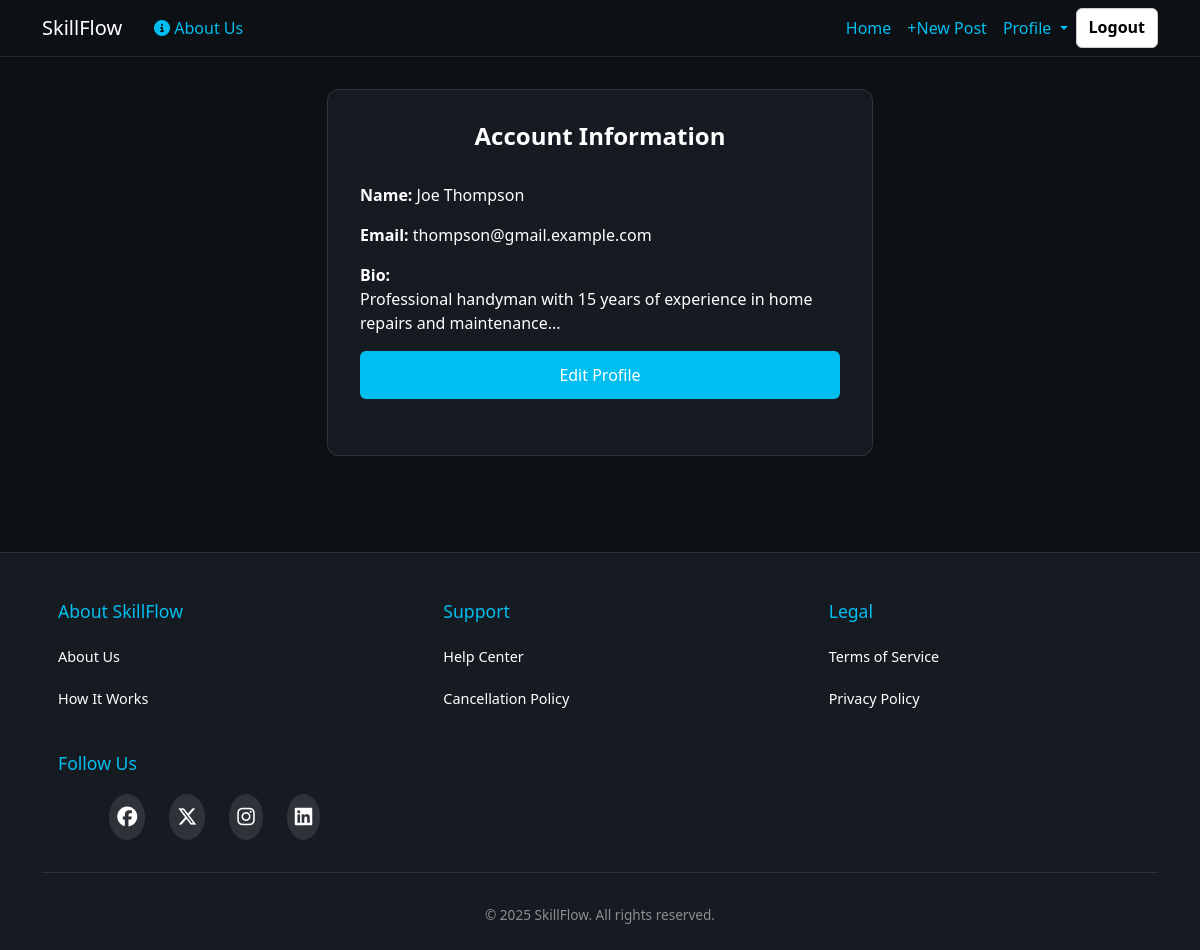
The app's page /profile/edit/ (signed in) with its own data.
### skillflow/models.py (models this page shows, shortened)
class UserProfile(models.Model):
    user = models.OneToOneField(User, on_delete=models.CASCADE) # Link to the User model
    bio = models.TextField(max_length=200, blank=True)  # Optional bio field with a max length of 200 characters
    first_name = models.CharField(max_length=30, blank=True)
    last_name = models.CharField(max_length=30, blank=True)
    email = models.EmailField(blank=True)

### skillflow/views.py (the view)
# urls.py: path('profile/edit/', views.edit_profile, name='edit_profile'), # Edit profile
@login_required
def edit_profile(request):
    profile, created = UserProfile.objects.get_or_create(user=request.user)
    if request.method == 'POST':
        form = UserProfileForm(request.POST, instance=profile)
        if form.is_valid():
            form.save()
            messages.success(request, 'Profile updated successfully!')
            return redirect('edit_profile')
        else:
            messages.error(request, 'Please check all required fields and try again.')
    else:
        form = UserProfileForm(instance=profile)
    return render(request, 'skillflow/edit_profile.html', {
        'form': form,
        'profile': profile
    })

### skillflow/templates/skillflow/edit_profile.html (shortened to what this page needs)
{% extends 'skillflow/base.html' %}
{% block content %}
<main class="signup-section">
    <div class="container">
        <div class="row justify-content-center">
            <div class="col-md-6">
                <div class="form-card">
                    <h4 class="form-title">Account Information</h4>
                    {% if profile.first_name or profile.last_name or profile.email or profile.bio %}
                    <div id="infoDisplay" class="current-info mb-4">
                        <div class="text-white mb-3">
                            <strong>Name:</strong>
                            {{ profile.first_name }} {{ profile.last_name|default:"Not set" }}
                        </div>
                        <div class="text-white mb-3">
                            <strong>Email:</strong>
                            {{ profile.email|default:"Not set" }}
                        </div>
                        <div class="text-white mb-3">
                            <strong>Bio:</strong><br>
                            {{ profile.bio|default:"No bio added yet" }}
                        </div>
                        <button type="button" onclick="showEditForm()" class="btn btn-primary custom-submit w-100">
                            Edit Profile
                        </button>
                    </div>
                    {% endif %}
                </div>
            </div>
        </div>
    </div>
</main>
{% endblock %}

### skillflow/static/css/styles.css (style rules this page uses)
body { background-color: #0D1014; min-height: 100vh; display: flex; flex-direction: column; }
main { flex: 1 0 auto; }
.signup-section { padding: 2rem 0; }
.form-card { background-color: #161b22; border: 1px solid rgba(255, 255, 255, 0.1); border-radius: 12px; padding: 2rem; }
.form-title { color: white; text-align: center; margin-bottom: 2rem; font-weight: 600; }
.custom-submit { background-color: #00beef; border: none; padding: 0.75rem; font-weight: 500; transition: all 0.3s ease; }

### records on screen
UserProfile: first_name "Joe", last_name "Thompson", email "thompson@gmail.example.com", bio "Professional handyman with 15 years of experience in home repairs and maintenance..."
